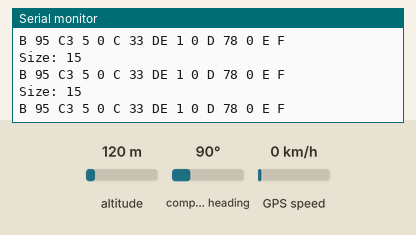
Simulated run of this sketch. Board: Arduino Leonardo, built with avr-gcc and run on an emulated ATmega32U4. Parts: the last lines printed to the serial monitor. The test bench sets the inputs (shaded band); at power-on: altitude 120 m, compass heading 90°, GPS speed 0 km/h. The GPS gets a fix after 3 s at 37.7749, -122.4194 with 8 satellites.

Above: at 7.2 s.
7.3 s: altitude set to 250 m
At 8.59 s:
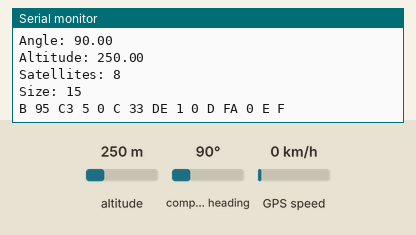
10.1 s: altitude set to 500 m
At 10.78 s:
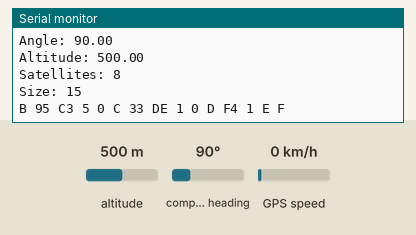
12.3 s: altitude set to 750 m
At 12.97 s:
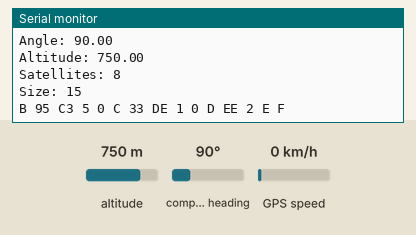
14.5 s: altitude set to 980 m
At 15.17 s:
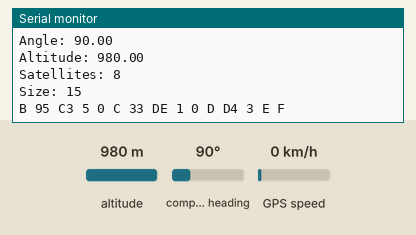
16.7 s: compass heading set to 7°
At 16.7 s:
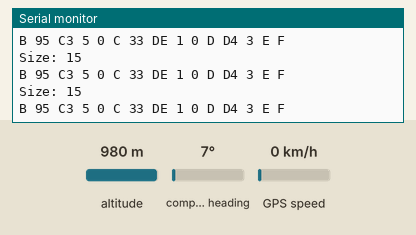
Timing chart, 0 to 19.2 s (numbered marks = the images above; inputs shaded):
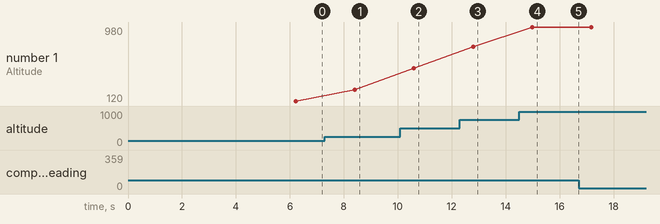

The sketch:

gps_test.ino
```cpp
// Test code for Adafruit GPS modules using MTK3329/MTK3339 driver
//
// This code just echos whatever is coming from the GPS unit to the
// serial monitor, handy for debugging!
//
// Tested and works great with the Adafruit Ultimate GPS module
// using MTK33x9 chipset
//    ------> http://www.adafruit.com/products/746
// Pick one up today at the Adafruit electronics shop
// and help support open source hardware & software! -ada

//This code is intended for use with Arduino Leonardo and other ATmega32U4-based Arduinos
#include <math.h>
#include <Adafruit_GPS.h>
#include <SoftwareSerial.h>

//make sure these match on the receiving end
#define MARKER_LAT 0xB
#define MARKER_LON 0xC
#define MARKER_ALT 0xD
#define MARKER_FLAG 0xE

//Payload variables
#define MAX_BUF 16  // Maximum payload size
int buf_size; //actual size of buffer
byte* buf_start = (byte*)malloc( MAX_BUF ); //allocate starting payload pointer
byte* buf_curr; //current position of buffer

//fake data
long latitude = 42.4439;
long longitude = -76.5018;
int altitude = 9999;
byte flags = 0xF;

enum States {
 STOPPED, PRE_LAUNCH, POST_LAUNCH, SEND_DATA, READ_DATA, READ_GPS, ERROR
};

States state = STOPPED;

// XBee's DOUT (TX) is connected to pin 10 (Arduino's Software RX)
// XBee's DIN (RX) is connected to pin 9 (Arduino's Software TX)
SoftwareSerial XBee(10,9); // RX, TX

SoftwareSerial gpsSerial(8, 7);
Adafruit_GPS GPS(&gpsSerial);

// Connect the GPS Power pin to 5V
// Connect the GPS Ground pin to ground
// If using software serial (sketch example default):
//   Connect the GPS TX (transmit) pin to Digital 8
//   Connect the GPS RX (receive) pin to Digital 7
// If using hardware serial:
//   Connect the GPS TX (transmit) pin to Arduino RX1 (Digital 0)
//   Connect the GPS RX (receive) pin to matching TX1 (Digital 1)

// If using software serial, keep these lines enabled
// (you can change the pin numbers to match your wiring):

// If using hardware serial, comment
// out the above two lines and enable these two lines instead:
//Adafruit_GPS GPS(&Serial1);
//HardwareSerial mySerial = Serial1;

// Set GPSECHO to 'false' to turn off echoing the GPS data to the Serial console
// Set to 'true' if you want to debug and listen to the raw GPS sentences
#define GPSECHO  false

void setup()
{

  // connect at 115200 so we can read the GPS fast enough and echo without dropping chars
  // also spit it out
  XBee.begin(9600);
  Serial.begin(115200);
  delay(5000);
  Serial.println("Adafruit GPS library basic test!");

  // 9600 NMEA is the default baud rate for Adafruit MTK GPS's- some use 4800
  GPS.begin(9600);

  // uncomment this line to turn on RMC (recommended minimum) and GGA (fix data) including altitude
  GPS.sendCommand(PMTK_SET_NMEA_OUTPUT_RMCGGA);
  // uncomment this line to turn on only the "minimum recommended" data
  //GPS.sendCommand(PMTK_SET_NMEA_OUTPUT_RMCONLY);
  // For parsing data, we don't suggest using anything but either RMC only or RMC+GGA since
  // the parser doesn't care about other sentences at this time

  // Set the update rate
  GPS.sendCommand(PMTK_SET_NMEA_UPDATE_1HZ);   // 1 Hz update rate
  // For the parsing code to work nicely and have time to sort thru the data, and
  // print it out we don't suggest using anything higher than 1 Hz

  // Request updates on antenna status, comment out to keep quiet
  GPS.sendCommand(PGCMD_ANTENNA);

  delay(1000);
  // Ask for firmware version
  gpsSerial.println(PMTK_Q_RELEASE);
}

uint32_t timer = millis();
void loop()                     // run over and over again
{
  char c = GPS.read();
  // if you want to debug, this is a good time to do it!
  if ((c) && (GPSECHO))
    Serial.write(c);
  delay(200);
  // if a sentence is received, we can check the checksum, parse it...
  if (GPS.newNMEAreceived()) {
    // a tricky thing here is if we print the NMEA sentence, or data
    // we end up not listening and catching other sentences!
    // so be very wary if using OUTPUT_ALLDATA and trytng to print out data
    //Serial.println(GPS.lastNMEA());   // this also sets the newNMEAreceived() flag to false

    if (!GPS.parse(GPS.lastNMEA()))   // this also sets the newNMEAreceived() flag to false
      return;  // we can fail to parse a sentence in which case we should just wait for another
  }

  // if millis() or timer wraps around, we'll just reset it
  if (timer > millis())  timer = millis();

  // approximately every 2 seconds or so, print out the current stats
  if (millis() - timer > 2000) {
    timer = millis(); // reset the timer

    Serial.print("\nTime: ");
    Serial.print(GPS.hour, DEC); Serial.print(':');
    Serial.print(GPS.minute, DEC); Serial.print(':');
    Serial.print(GPS.seconds, DEC); Serial.print('.');
    Serial.println(GPS.milliseconds);
    Serial.print("Date: ");
    Serial.print(GPS.day, DEC); Serial.print('/');
    Serial.print(GPS.month, DEC); Serial.print("/20");
    Serial.println(GPS.year, DEC);
    Serial.print("Fix: "); Serial.print((int)GPS.fix);
    Serial.print(" quality: "); Serial.println((int)GPS.fixquality);
    if (GPS.fix) {
          latitude = convertDegMinToDecDeg(GPS.latitude)*10000;
      longitude = convertDegMinToDecDeg(GPS.longitude)*1000;
      altitude = GPS.altitude;
      Serial.print("Location (Deg): ");
      Serial.print(GPS.latitude,4);
      Serial.print(", ");
      Serial.println(GPS.longitude,4);

      Serial.print("Location (Dec): ");
      Serial.print(convertDegMinToDecDeg(GPS.latitude),5);
      Serial.print(", ");
      Serial.println(convertDegMinToDecDeg(GPS.longitude),5);

      Serial.print("Speed (knots): "); Serial.println(GPS.speed);
      Serial.print("Angle: "); Serial.println(GPS.angle);
      Serial.print("Altitude: "); Serial.println(GPS.altitude);
      Serial.print("Satellites: "); Serial.println((int)GPS.satellites);
    }
  }
  //set every byte in array to 0
  memset( buf_start, 0, MAX_BUF );

  //buf_start is pointer to first allocated space
  //buf_curr is pointer to next free space
  buf_curr = stream(MARKER_LAT, buf_start, (void*)&latitude, sizeof(latitude));
  buf_curr = stream(MARKER_LON, buf_curr, (void*)&longitude, sizeof(longitude));
  buf_curr = stream(MARKER_ALT, buf_curr, (void*)&altitude, sizeof(altitude));
  buf_curr = stream(MARKER_FLAG, buf_curr, (void*)&flags, sizeof(flags));

  //buffer size is the difference between the current and start pointers
  buf_size = buf_curr - buf_start;

  //check that buffer size did not exceed allocated size
  if( buf_size > MAX_BUF )
  {
    Serial.println("Buffer Overflow " + buf_size);
  }

  XBee.write(buf_start, buf_size);

  //arduino is little endian (LSB first)
  byte* bufferReader = buf_start;
  Serial.print("Size: ");
  Serial.println(buf_size);
  while (bufferReader != buf_curr) {
    Serial.print(*bufferReader, HEX);
    Serial.print(" ");
    bufferReader++;
  }
  Serial.println();
}


//stream n_size bytes in n to mem loc ptr
byte* stream(byte marker, void* ptr, void *n, int n_size) {
  //cast ptr to a byte to allow arithmetic
  byte* p = (byte*)ptr;

  *p = marker; //insert marker
  p++;

  memcpy( p, n, n_size ); //copy size bytes of n into p
  p += n_size; //increment pointer p

  return( p );
}

// converts lat/long from Adafruit
// degree-minute format to decimal-degrees
double convertDegMinToDecDeg (float degMin) {
  double min = 0.0;
  double decDeg = 0.0;

  //get the minutes, fmod() requires double
  min = fmod((double)degMin, 100.0);

  //rebuild coordinates in decimal degrees
  degMin = (int) ( degMin / 100 );
  decDeg = degMin + ( min / 60 );

  return decDeg;
}
```

Measured:
- after the input at 7.3 s, the serial monitor: prints a new line after 1.1 s (image 1)
- after the input at 10.1 s, the serial monitor: prints a new line after 0.50 s (image 2)
- after the input at 12.3 s, the serial monitor: prints a new line after 0.49 s (image 3)
- after the input at 14.5 s, the serial monitor: prints a new line after 0.49 s (image 4)
- plotted number 1: 120 → 250 after the input at 7.3 s, 250 → 500 after the input at 10.1 s, 500 → 750 after the input at 12.3 s, 750 → 980 after the input at 14.5 s
